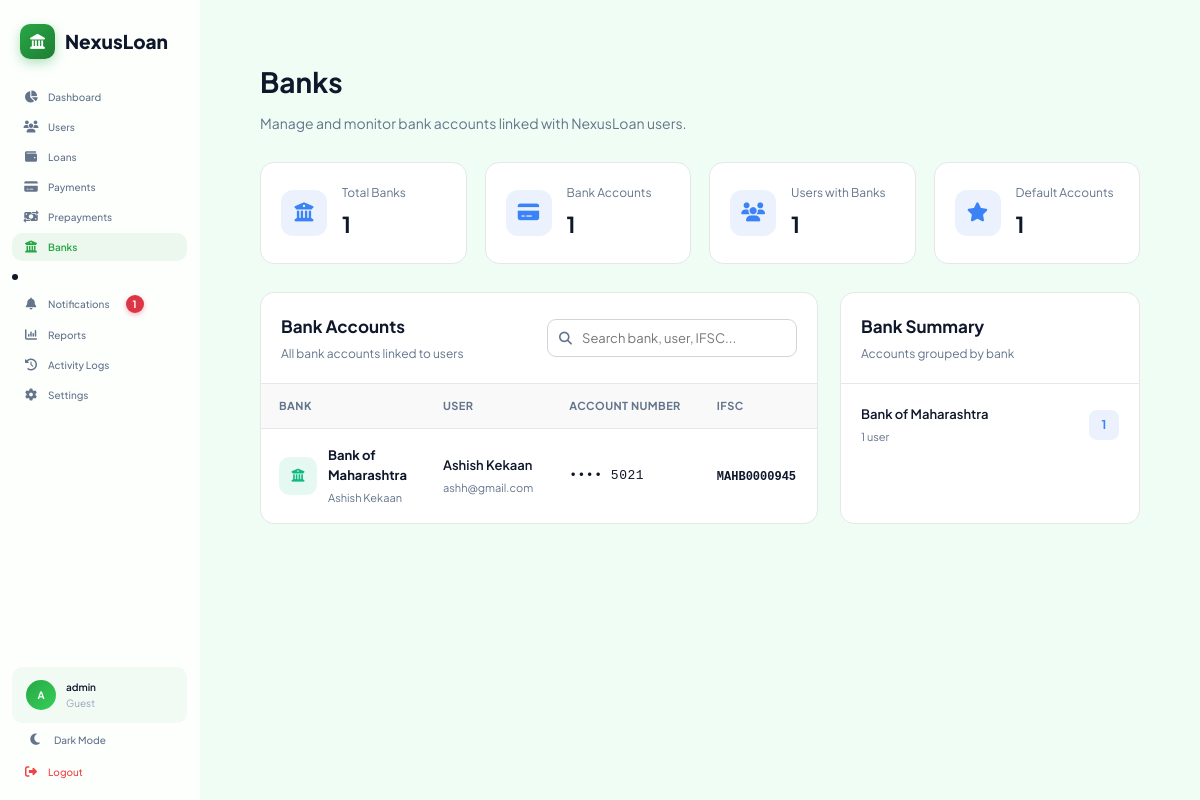
Screenshot of /settings/banks/ (signed in) with the database file from the repository.
### accounts/models.py (models this page shows, shortened)
class Profile(models.Model):
    ROLE_CHOICES = [("guest", "Guest"), ("borrower", "Borrower"), ("lender", "Lender")]
    user = models.OneToOneField(
        settings.AUTH_USER_MODEL, on_delete=models.CASCADE, related_name="profile"
    )
    role = models.CharField(max_length=20, choices=ROLE_CHOICES, default="guest")
    phone = models.CharField(max_length=15, blank=True, null=True)
    available_funds = models.DecimalField(max_digits=15, decimal_places=2, default=0)
    kyc_verified = models.BooleanField(default=False)
    pan_number = models.CharField(max_length=10, blank=True, null=True)
    credit_score = models.PositiveIntegerField(
        default=750, help_text="CIBIL score approximation"
    )
    annual_income = models.DecimalField(max_digits=15, decimal_places=2, default=0)
    created_at = models.DateTimeField(auto_now_add=True)

### loans/models.py (models this page shows, shortened)
class BankAccount(models.Model):
    user = models.ForeignKey(
        settings.AUTH_USER_MODEL, on_delete=models.CASCADE, related_name="bank_accounts"
    )
    bank_name = models.CharField(max_length=150)
    account_holder = models.CharField(max_length=150)
    account_number = models.CharField(max_length=50)
    ifsc = models.CharField(max_length=20)
    is_default = models.BooleanField(default=False)
    created_at = models.DateTimeField(auto_now_add=True)
    updated_at = models.DateTimeField(auto_now=True)
    @property
    def masked_account_number(self):
        if len(self.account_number) <= 4:
            return self.account_number
        return f"•••• {self.account_number[-4:]}"

### loans/views.py (the view)
# urls.py: path("settings/banks/", admin_banks, name="admin_banks"),
@login_required
@user_passes_test(staff_required)
def admin_banks(request):
    banks = BankAccount.objects.select_related("user").order_by(
        "bank_name", "account_holder"
    )
    total_bank_accounts = banks.count()
    total_banks = BankAccount.objects.values("bank_name").distinct().count()
    total_users_with_bank = BankAccount.objects.values("user_id").distinct().count()
    default_accounts = BankAccount.objects.filter(is_default=True).count()
    bank_summary = (
        BankAccount.objects.values("bank_name")
        .annotate(
            account_count=Count("id", distinct=True),
            user_count=Count("user_id", distinct=True),
        )
        .order_by("bank_name")
    )
    context = {
        "page_title": "Banks",
        "banks": banks,
        "total_bank_accounts": total_bank_accounts,
        "total_banks": total_banks,
        "total_users_with_bank": total_users_with_bank,
        "default_accounts": default_accounts,
        "bank_summary": bank_summary,
    }
    return render(request, "loans/banks.html", context)

### templates/loans/banks.html (shortened to what this page needs)
{% extends 'app_layout.html' %}
{% load static %}
{% block app_content %}
<div class="banks-page">
    <div class="page-header">
        <div>
            <h1>Banks</h1>
            <p>Manage and monitor bank accounts linked with NexusLoan users.</p>
        </div>
    </div>
    <div class="banks-summary-grid">
        <div class="banks-summary-card">
            <div class="banks-summary-icon">
                <i class="fas fa-building-columns"></i>
            </div>
            <div class="banks-summary-content">
                <span class="banks-summary-label">Total Banks</span>
                <span class="banks-summary-value">{{ total_banks }}</span>
            </div>
        </div>
        <div class="banks-summary-card">
            <div class="banks-summary-icon">
                <i class="fas fa-credit-card"></i>
            </div>
            <div class="banks-summary-content">
                <span class="banks-summary-label">Bank Accounts</span>
                <span class="banks-summary-value">{{ total_bank_accounts }}</span>
            </div>
        </div>
        <div class="banks-summary-card">
            <div class="banks-summary-icon">
                <i class="fas fa-users"></i>
            </div>
            <div class="banks-summary-content">
                <span class="banks-summary-label">Users with Banks</span>
                <span class="banks-summary-value">{{ total_users_with_bank }}</span>
            </div>
        </div>
        <div class="banks-summary-card">
            <div class="banks-summary-icon">
                <i class="fas fa-star"></i>
            </div>
            <div class="banks-summary-content">
                <span class="banks-summary-label">Default Accounts</span>
                <span class="banks-summary-value">{{ default_accounts }}</span>
            </div>
        </div>
    </div>
    <div class="banks-layout">
        <div class="banks-card">
            <div class="banks-card-header">
                <div>
                    <h2 class="banks-card-title">Bank Accounts</h2>
                    <p class="banks-card-subtitle">All bank accounts linked to users</p>
                </div>
                <div class="banks-search-box">
                    <i class="fas fa-search"></i>
                    <input type="text" id="bankSearch" placeholder="Search bank, user, IFSC...">
                </div>
            </div>
            {% if banks %}
            <div class="banks-table-wrapper">
                <table class="banks-table" id="banksTable">
                    <thead>
                        <tr>
                            <th>Bank</th>
                            <th>User</th>
                            <th>Account Number</th>
                            <th>IFSC</th>
                            <th>Status</th>
                        </tr>
                    </thead>
                    <tbody>
                        {% for bank in banks %}
                        <tr class="bank-row">
                            <td>
                                <div class="banks-bank-info">
                                    <div class="banks-bank-icon">
                                        <i class="fas fa-building-columns"></i>
                                    </div>
                                    <div>
                                        <div class="banks-bank-name">{{ bank.bank_name }}</div>
                                        <div class="banks-bank-holder">{{ bank.account_holder }}</div>
                                    </div>
                                </div>
                            </td>
                            <td>
                                <span class="banks-user-name">{{ bank.user.get_full_name|default:bank.user.username }}</span>
                                {% if bank.user.email %}
                                <span class="banks-user-email">{{ bank.user.email }}</span>
                                {% endif %}
                            </td>
                            <td>
                                <span class="banks-account-number">{{ bank.masked_account_number }}</span>
                            </td>
                            <td>
                                <span class="banks-ifsc">{{ bank.ifsc|upper }}</span>
                            </td>
                            <td>
                            </td>
                        </tr>
                        {% endfor %}
                    </tbody>
                </table>
            </div>
            {% else %}
            <div class="banks-empty-state">
                <i class="fas fa-building-columns"></i>
                <h3>No Bank Accounts</h3>
                <p>No users have added a bank account yet.</p>
            </div>
            {% endif %}
        </div>
        <div class="banks-card">
            <div class="banks-card-header">
                <div>
                    <h2 class="banks-card-title">Bank Summary</h2>
                    <p class="banks-card-subtitle">Accounts grouped by bank</p>
                </div>
            </div>
            {% if bank_summary %}
            <div class="banks-summary-list">
                {% for bank in bank_summary %}
                <div class="banks-summary-row">
                    <div>
                        <div class="banks-summary-bank-name">{{ bank.bank_name }}</div>
                        <div class="banks-summary-bank-meta">{{ bank.user_count }} user{{ bank.user_count|pluralize }}</div>
                    </div>
                    <span class="banks-summary-count">{{ bank.account_count }}</span>
                </div>
                {% endfor %}
            </div>
            {% else %}
            <div class="banks-empty-state">
                <i class="fas fa-chart-column"></i>
                <h3>No Data</h3>
                <p>No bank information available.</p>
            </div>
            {% endif %}
        </div>
    </div>
</div>
{% endblock %}

### templates/app_layout.html (shortened to what this page needs)
{% extends 'base.html' %}
{% load static %}
{% block content %}
<div class="app-layout">
    <aside class="sidebar" id="sidebar">
        <div class="sidebar-header">
            <a href="{% url 'dashboard' %}" class="sidebar-logo">
                <div class="logo-icon">
                    <i class="fas fa-landmark"></i>
                </div>
                <span class="logo-text">NexusLoan</span>
            </a>
        </div>
        <nav class="sidebar-nav">
            <a href="{% url 'dashboard' %}" class="nav-item {% if request.resolver_match.url_name == 'dashboard' %}active{% endif %}">
                <i class="fas fa-chart-pie"></i>
                <span>Dashboard</span>
            </a>
            {% if not request.user.is_staff %}
                <a href="{% url 'loan_list' %}" class="nav-item {% if request.resolver_match.url_name == 'loan_list' %}active{% endif %}">
                    <i class="fas fa-wallet"></i>
                    <span>My Loans</span>
                </a>
                <a href="{% url 'payment_dashboard' %}" class="nav-item {% if request.resolver_match.url_name == 'payment_dashboard' %}active{% endif %}">
                    <i class="fas fa-credit-card"></i>
                    <span>Payments</span>
                </a>
                <a href="{% url 'prepayment_dashboard' %}" class="nav-item {% if request.resolver_match.url_name == 'prepayment_dashboard' %}active{% endif %}">
                    <i class="fas fa-money-bill-transfer"></i>
                    <span>Prepayments</span>
                </a>
                <a href="{% url 'documents_dashboard' %}" class="nav-item {% if request.resolver_match.url_name == 'documents_dashboard' %}active{% endif %}">
                    <i class="fas fa-folder-open"></i>
                    <span>Documents</span>
                </a>
                <li>
                    <a href="{% url 'notifications_dashboard' %}" class="nav-item {% if request.resolver_match.url_name == 'notifications_dashboard' %}active{% endif %}">
                        <i class="fas fa-bell"></i>
                        <span>Notifications</span>
                        {% if header_unread_notifications > 0 %}
                            <span class="notification-badge">{{ header_unread_notifications }}</span>
                        {% endif %}
                    </a>
                </li>
                <a href="{% url 'support_dashboard' %}" class="nav-item {% if request.resolver_match.url_name == 'support_dashboard' %}active{% endif %}">
                    <i class="fas fa-headset"></i>
                    <span>Support</span>
                </a>
                <a href="{% url 'settings_dashboard' %}" class="nav-item {% if request.resolver_match.url_name == 'settings_dashboard' %}active{% endif %}">
                    <i class="fas fa-gear"></i>
                    <span>Settings</span>
                </a>
            {% else %}
                <a href="{% url 'admin_users' %}" class="nav-item {% if request.resolver_match.url_name == 'admin_users' %}active{% endif %}">
                    <i class="fas fa-users"></i>
                    <span>Users</span>
                </a>
                <a href="{% url 'loan_list' %}" class="nav-item {% if request.resolver_match.url_name == 'loan_list' %}active{% endif %}">
                    <i class="fas fa-wallet"></i>
                    <span>Loans</span>
                </a>
                <a href="{% url 'payment_dashboard' %}" class="nav-item {% if request.resolver_match.url_name == 'payment_dashboard' %}active{% endif %}">
                    <i class="fas fa-credit-card"></i>
                    <span>Payments</span>
                </a>
                <a href="{% url 'prepayment_dashboard' %}" class="nav-item {% if request.resolver_match.url_name == 'prepayment_dashboard' %}active{% endif %}">
                    <i class="fas fa-money-bill-transfer"></i>
                    <span>Prepayments</span>
                </a>
                <a href="{% url 'admin_banks' %}" class="nav-item {% if request.resolver_match.url_name == 'admin_banks' %}active{% endif %}">
                    <i class="fas fa-university"></i>
                    <span>Banks</span>
                </a>
                <li>
                    <a href="{% url 'notifications_dashboard' %}" class="nav-item {% if request.resolver_match.url_name == 'notifications_dashboard' %}active{% endif %}">
                        <i class="fas fa-bell"></i>
                        <span>Notifications</span>
                        {% if header_unread_notifications > 0 %}
                            <span class="notification-badge">{{ header_unread_notifications }}</span>
                        {% endif %}
                    </a>
                </li>
                <a href="{% url 'admin_reports' %}" class="nav-item {% if request.resolver_match.url_name == 'admin_reports' %}active{% endif %}">
                    <i class="fas fa-chart-column"></i>
                    <span>Reports</span>
                </a>
                <a href="{% url 'activity_logs_dashboard' %}" class="nav-item {% if request.resolver_match.url_name == 'activity_logs_dashboard' %}active{% endif %}">
                    <i class="fas fa-clock-rotate-left"></i>
                    <span>Activity Logs</span>
                </a>
                <a href="{% url 'settings_dashboard' %}" class="nav-item {% if request.resolver_match.url_name == 'settings_dashboard' %}active{% endif %}">
                    <i class="fas fa-gear"></i>
                    <span>Settings</span>
                </a>
            {% endif %}
        </nav>
        <div class="sidebar-footer">
            <div class="user-info">
                <div class="user-avatar">{{ request.user.first_name.0|default:request.user.username.0|upper }}</div>
                <div class="user-details">
                    <span class="user-name">{{ request.user.get_full_name|default:request.user.username }}</span>
                    <span class="user-role">
                        {% if request.user.profile %}
                            {{ request.user.profile.get_role_display }}
                        {% else %}
                            User
                        {% endif %}
                    </span>
                </div>
            </div>
            <button class="theme-toggle" id="themeToggle" aria-label="Toggle dark mode">
                <i class="fas fa-moon" id="themeIcon"></i>
                <span id="themeLabel" style="font-size: 10px;">Dark Mode</span>
            </button>
            <a href="{% url 'logout' %}" class="nav-item nav-logout">
                <i class="fas fa-sign-out-alt"></i>
                <span>Logout</span>
            </a>
        </div>
    </aside>
    <main class="main-content">
        {% block app_content %}{% endblock %}
    </main>
</div>
{% endblock %}

### rows the page displays
BankAccount: bank_name "Bank of Maharashtra", account_holder "Ashish Kekaan", user.get_full_name "Ashish Kekaan", user.email "ashh@gmail.com", masked_account_number "•••• 5021", ifsc "MAHB0000945", user_count "1", account_count "1"

### other values shown
{{ header_unread_notifications }} "1"
{{ request.user.first_name.0|default:request.user.username.0|upper }} "A"
{{ request.user.get_full_name|default:request.user.username }} "admin"
{{ request.user.profile.get_role_display }} "Guest"
{{ total_banks }} "1"
{{ total_bank_accounts }} "1"
{{ total_users_with_bank }} "1"
{{ default_accounts }} "1"
